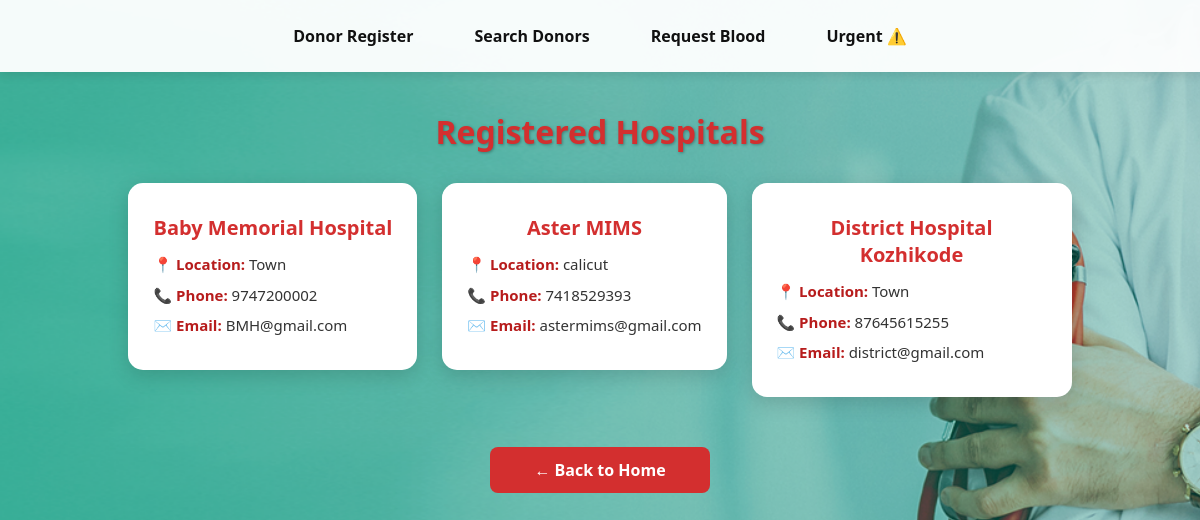
The app's page /hospital/dashboard/ with its own data.
### core/models.py (models this page shows, shortened)
class Hospital(models.Model):
    name = models.CharField(max_length=100)
    email = models.EmailField(unique=True)
    phone = models.CharField(max_length=15)
    location = models.CharField(max_length=200)
    password = models.CharField(max_length=255)

### core/views.py (the view)
# urls.py: path('hospital/dashboard/', views.hospital_dashboard, name='hospital_dashboard'),
def hospital_dashboard(request):
    hospitals = Hospital.objects.all()
    return render(request, 'hospital_dashboard.html', {'hospitals': hospitals})

### templates/hospital_dashboard.html (shortened to what this page needs)
{% load static %}
<!DOCTYPE html>
<html lang="en">
<head>
</head>
<body>
<nav>
    <a href="{% url 'donor_register' %}">Donor Register</a>
    <a href="{% url 'search_donors' %}">Search Donors</a>
    <a href="{% url 'request_blood' %}">Request Blood</a>
    <a href="{% url 'blood_requests_list' %}" id="urgentNav">
        Urgent
        <span class="urgent-badge"> ⚠️ </span>
    </a>
</nav>
<h1>Registered Hospitals</h1>
<div class="card-container">
    {% for hospital in hospitals %}
    <a href="{% url 'hospital_public_profile' hospital.id %}" style="text-decoration:none; color:inherit;">
        <div class="card">
            <h2>{{ hospital.name }}</h2>
            <p><strong>📍 Location:</strong> {{ hospital.location }}</p>
            <p><strong>📞 Phone:</strong> {{ hospital.phone }}</p>
            <p><strong>✉️ Email:</strong> {{ hospital.email }}</p>
        </div>
    </a>
    {% empty %}
    <p style="text-align:center; font-weight:bold;">No hospitals registered yet.</p>
    {% endfor %}
</div>
<a href="/" class="back-home">&#8592; Back to Home</a>
</body>
</html>

### records on screen
Hospital: name "Baby Memorial Hospital", location "Town", phone "9747200002", email "BMH@gmail.com"
Hospital: name "Aster MIMS", location "calicut", phone "7418529393", email "astermims@gmail.com"
Hospital: name "District Hospital Kozhikode", location "Town", phone "87645615255", email "district@gmail.com"
